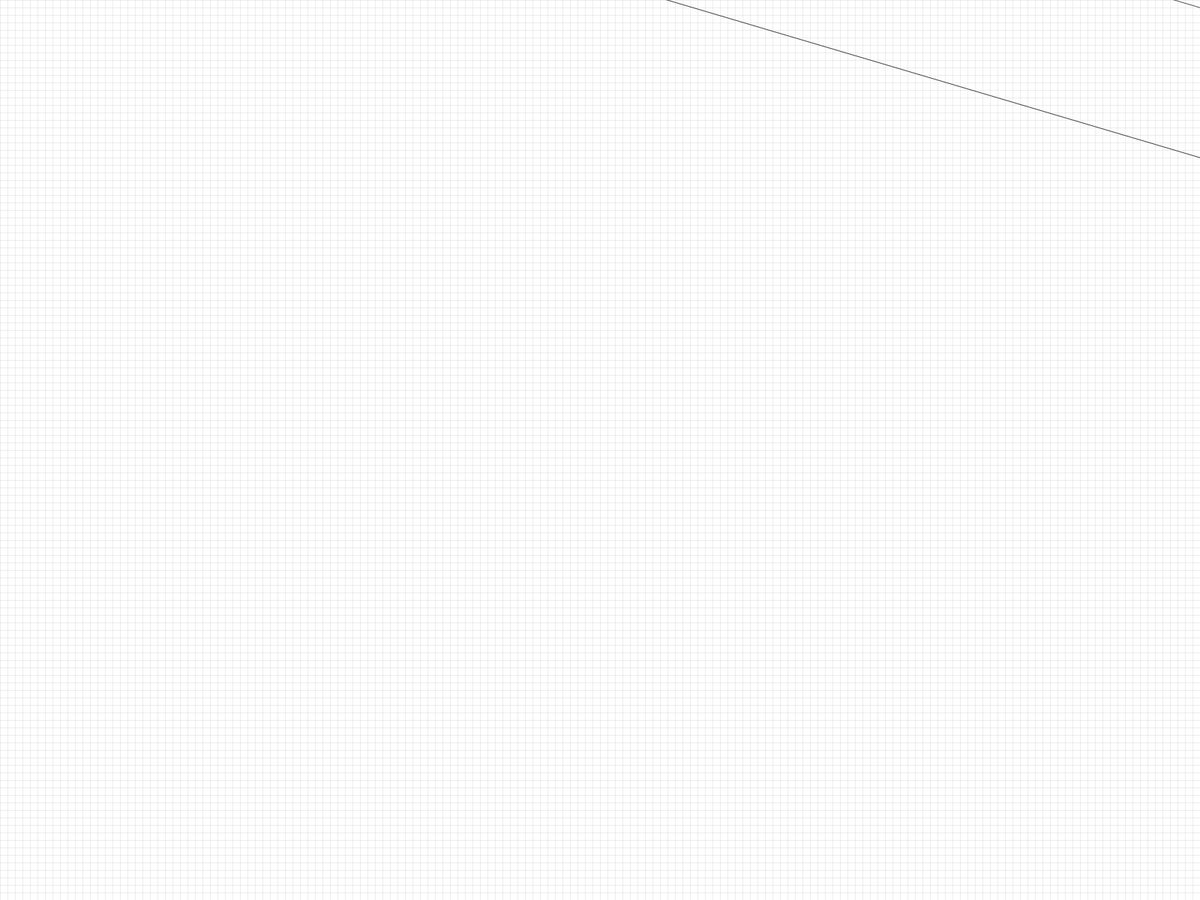
Frame 1 (no input)
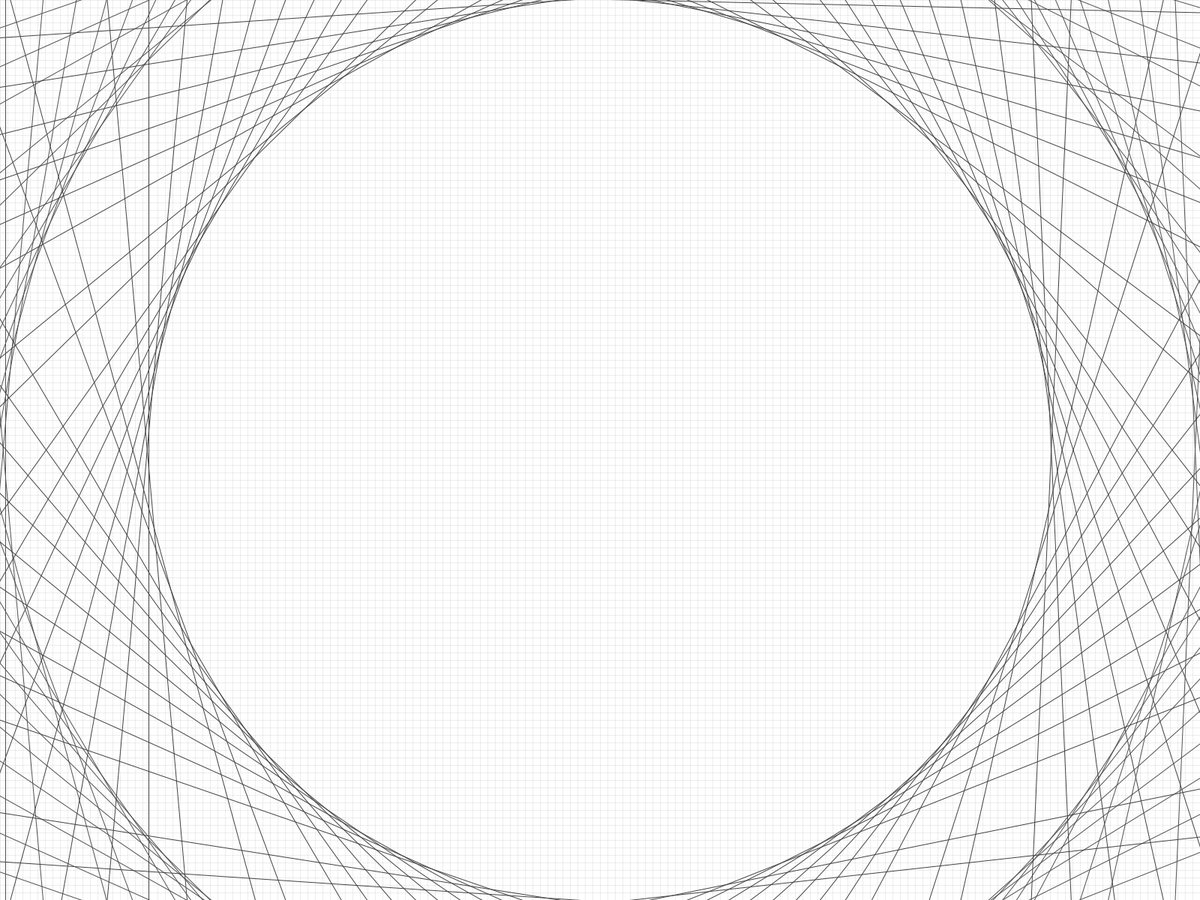
Frame 60 (the mouse pressed at the canvas centre just before this capture)
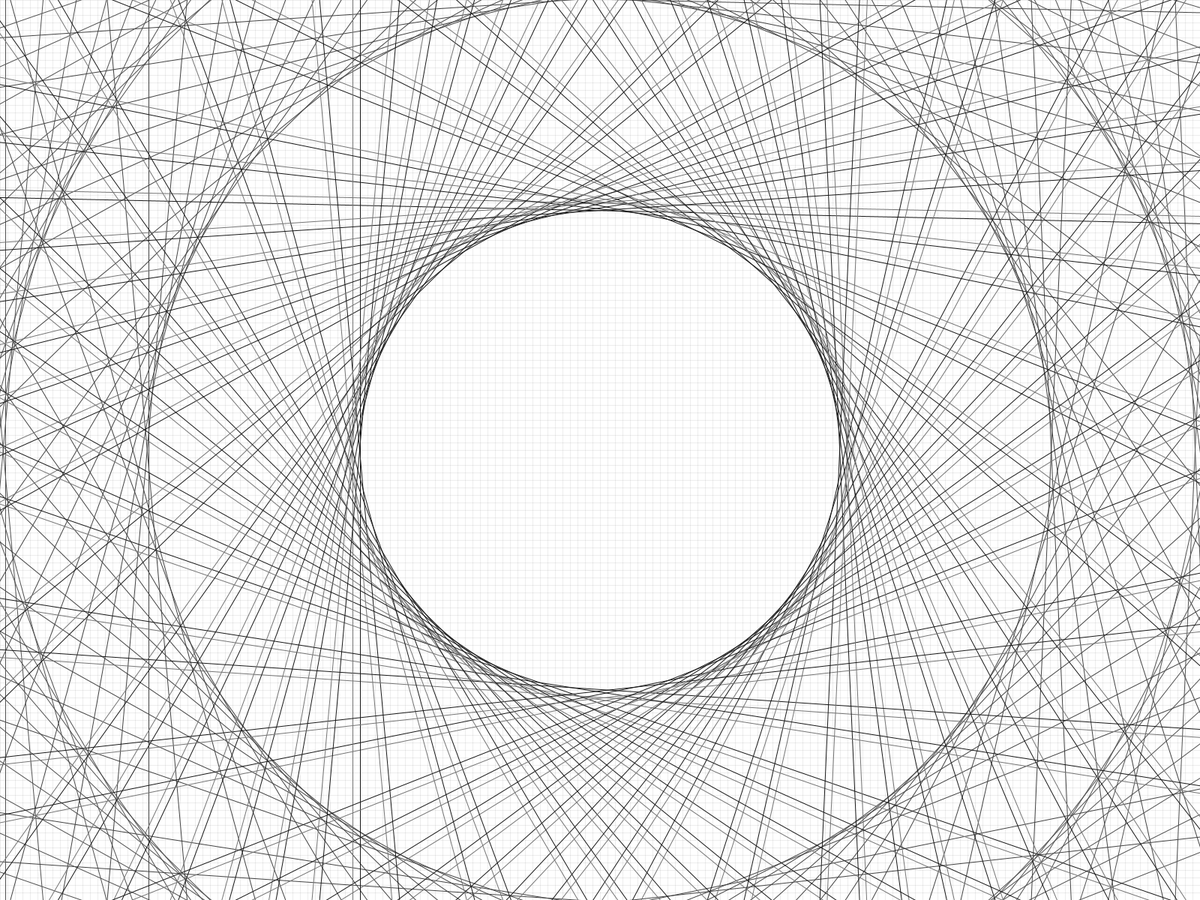
Frame 120 (the mouse held since frame 60 and released just before this capture)

The Processing sketch that drew these frames (run headless with seeded random() and noise(); from frame 60 on, the mouse is pressed at the canvas centre):

// Processing sketch: Generador_3
// ── Generador_3.pde
int num = 2;
int step = 10;
float centx, centy;
Partic[] pArr;


//_valor_predet.
void setup() {
  fullScreen();
  frameRate(12);
  clearBackground();
  smooth();
  
  centx = width/2;
  centy = height/2;
  
  pArr = new Partic[num];
  for (int i=0;i<num;i++) {
    pArr[i] = new Partic(i);
  }
}

void clearBackground() {
  background(255);
  //_fondo_papel
  int gap = 10;
  strokeWeight(1);
  stroke(140, 40);
  for (int x=0;x<width;x+=gap) {
     line(x, 0, x, height);
  }
  for (int y=0;y<height;y+=gap) {
    line(0, y, width, y);
  } 
}

//_Loop

void draw() {
  // nuevo_back
  for (int i=0;i<num;i++) {
    pArr[i].update();
  }
}

//_Intrr.

void mousePressed() { 
  clearBackground();
  centx = mouseX;
  centy = mouseY;
  for (int i=0;i<num;i++) {
    pArr[i].init();
  }
}

//_Obje

class Partic {
  int id;
  int count, life, step;
  float origx, origy;
  float x1, y1, x2, y2;
  int rd, gr, bl, alph;
  float angle, radius;
  
  Partic (int num) {
    id = num;
    init();
  }
  
  void trace(String str) {
    println("Partic " + id + ": " + str);
  }
  
  void init() {
    trace("init");
    count = 0;
    step = 10;
    life = 720;
    radius = random(width * 2) + 50;
    
    origx = centx + (radius * cos(angle));
    origy = centy + (radius * sin(angle));
    x1 = origx;
    y1 = origy;
    
    rd = int(random(255));
     gr = int(random(255));
     bl = int(random(255));
    bl = gr = rd;  // grey
  }
  
  void update() {
    count += step;
    angle = count; 
    // _dibujar2_nuevo
    x2 = centx + (radius * cos(angle));
    y2 = centy + (radius * sin(angle));
    //_dibujar
    strokeWeight(1);
    stroke(rd, gr, bl);
    line(x1, y1, x2, y2);
    //reinicio
    x1 = x2; y1 = y2;   
    if (count >= life) { init(); }
  }
  
}
